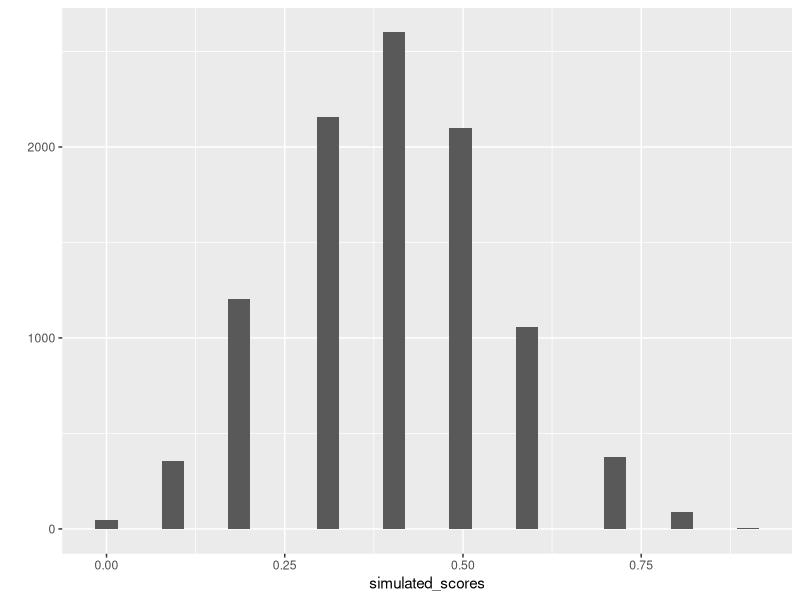

Write R code to recreate this figure.
## ---- chunk 1
knitr::opts_chunk$set(echo = TRUE)
## ---- chunk 2
binom.test(x = 30,
           n = 50,
           alternative= "greater")
## ---- chunk 3
binom.test(x = 55,
           n = 100,
           p = .5,
           alternative = 'greater')

binom.test(x = 550,
           n = 1000,
           p = .5,
           alternative = 'greater')

binom.test(x = 110,
           n = 200,
           p = .5,
           alternative = 'greater')

binom.test(x = 165,
           n = 300,
           p = .5,
           alternative = 'greater')

## ---- chunk 4

rbinom(n=rep(1,10), size = 1, prob = c(.5,.5,.5,.5,.5,.25,.25,.25,.25))

simulated_test <- replicate(10000, rbinom(n=rep(1,10), size = 1, prob =  c(.5,.5,.5,.5,.5,.25,.25,.25,.25) )) 

simulated_scores <- colSums(simulated_test)/10

library(ggplot2)

qplot(simulated_scores)+
        geom_histogram()

length(simulated_scores[simulated_scores > .75])/10000


## ---- chunk 5
rbinom(10,1,.5)

rbinom(n= rep(1,10),
       size = 1,
       prob = c(.5,.5,.5,.5,.5,.25,.25,.25,.25,.25))

## ---- chunk 6



